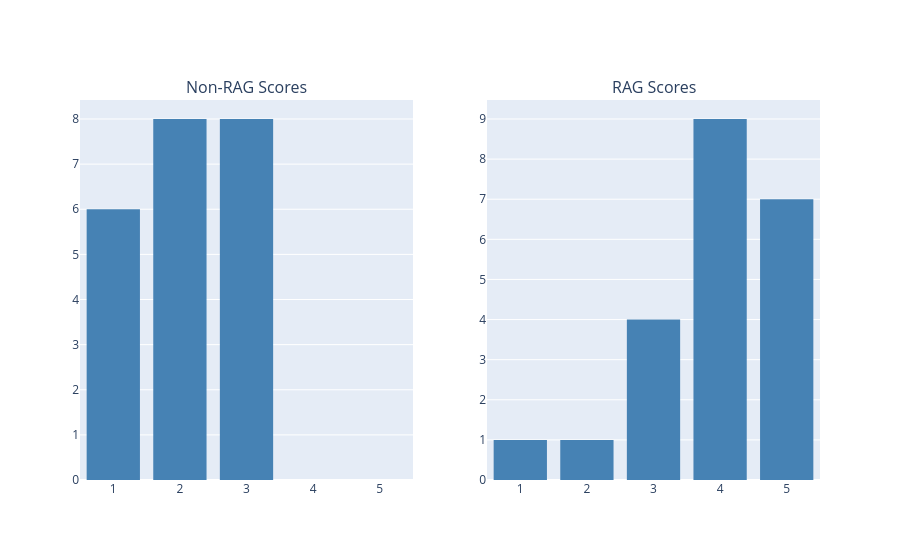

Notebook cell for this chart:
### Code cell
from plotly.subplots import make_subplots
import plotly.graph_objects as go

# i mean matplotlib is nice and all.. but
# interactive plots :D
fig = make_subplots(rows=1, cols=2, subplot_titles=("Non-RAG Scores", "RAG Scores"))
fig.add_trace(go.Histogram(x=combined_results["non_rag_rating"], marker_color="steelblue",name="Non-RAG"), row=1, col=1)
fig.add_trace(go.Histogram(x=combined_results["rag_rating"], marker_color="steelblue", name="RAG"), row=1, col=2)
fig.update_layout(bargap=0.2, showlegend=False)
fig.update_xaxes(dtick=1, range=[0.5, 5.5])

### Figure 1 — Plotly figure (JSON) as saved in the notebook; plotly's stock layout.template omitted (floating-point values rounded to 4 significant figures)
{"data": [{"marker": {"color": "steelblue"}, "name": "Non-RAG", "type": "histogram", "x": [3, 3, 3, 2, 3, 3, 2, 2, 3, 3, 2, 1, 2, 3, 1, 1, 2, 1, 1, 2, 2, 1], "xaxis": "x", "yaxis": "y"}, {"marker": {"color": "steelblue"}, "name": "RAG", "type": "histogram", "x": [5, 1, 4, 2, 5, 4, 4, 3, 3, 5, 3, 4, 4, 4, 4, 5, 5, 5, 5, 4, 3, 4], "xaxis": "x2", "yaxis": "y2"}], "layout": {"annotations": [{"font": {"size": 16}, "showarrow": false, "text": "Non-RAG Scores", "x": 0.225, "xanchor": "center", "xref": "paper", "y": 1, "yanchor": "bottom", "yref": "paper"}, {"font": {"size": 16}, "showarrow": false, "text": "RAG Scores", "x": 0.775, "xanchor": "center", "xref": "paper", "y": 1, "yanchor": "bottom", "yref": "paper"}], "bargap": 0.2, "showlegend": false, "xaxis": {"anchor": "y", "domain": [0, 0.45], "dtick": 1, "range": [0.5, 5.5]}, "xaxis2": {"anchor": "y2", "domain": [0.55, 1], "dtick": 1, "range": [0.5, 5.5]}, "yaxis": {"anchor": "x", "domain": [0, 1]}, "yaxis2": {"anchor": "x2", "domain": [0, 1]}}}
